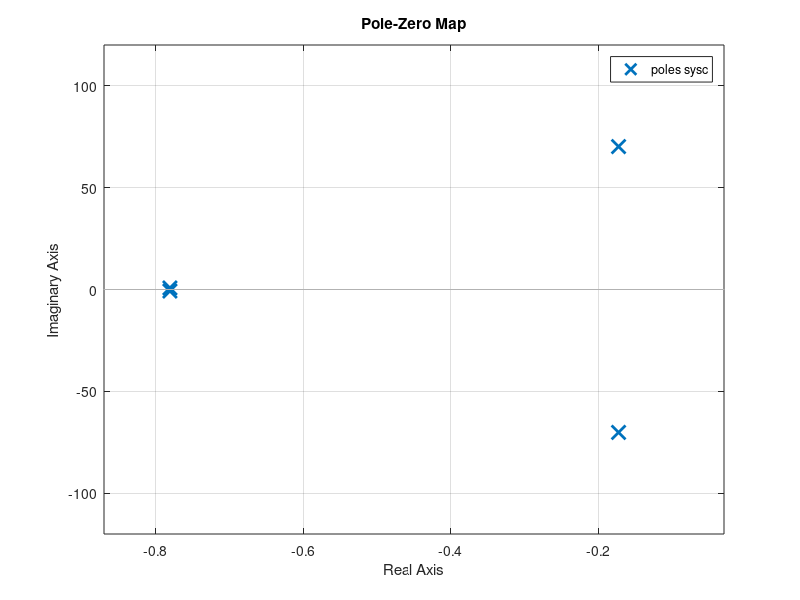
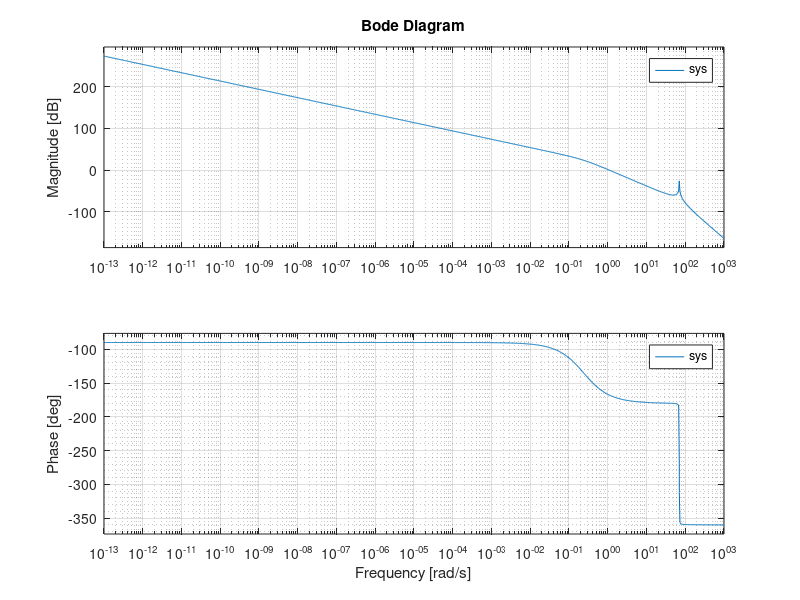
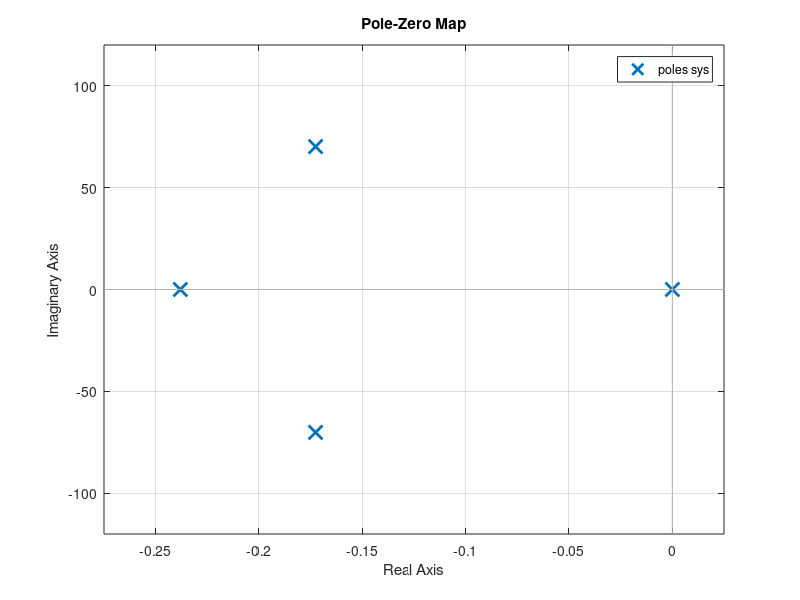
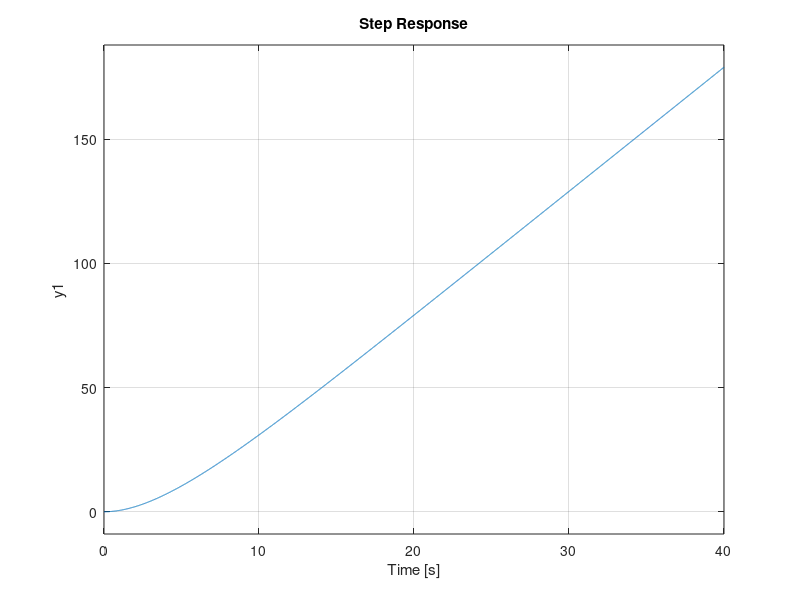

Source code (MATLAB) for these figures, in order:
%Single SEA model
clear all,close all,clc
%Open Loop

Ksea=843;  %Spring stiffness
m1=0.6;    %mass, motor side
m2=0.6*0.4; %mass, link side
D=0.1;   %Damping, link side 
B=0.1;  %Damping, motor side 

A1=[0 1 0 0;
   -Ksea/m2 -D/m2 Ksea/m2 0;
    0 0 0 1;
    Ksea/m1 0 -Ksea/m1 -B/m1];

B1=[0;
    0;
    0;
    1/m1];


C1=[1 0 0 0];
%C1=[-Ksea -D Ksea 0];

D1=[0];

sys=ss(A1,B1,C1,D1);

RC=rank(ctrb(A1,B1)); %Controllability of SEA
RO=rank(obsv(A1,C1));   %Observability of SEA




%system is fully contollable, but not observable looking at the link side
%velocity
Q=C1'*C1;

R=[1];

[K,S,e]=lqr(A1,B1,Q,R);
 
Ac=A1-B1*K;
sysc=ss(Ac,B1,C1,D1);
figure
pzmap(sysc)
figure 
bode(sys)
grid minor

figure
pzmap(sys)

tr=zpk(sys);

figure
step(sys)

figure

rlocus(sys)

% x0=[1 0 1 0];
% figure
% initial(sys,x0)

%%
%Closed Loop
Kd=10;
Bd=-0.05;

Ac=[0 1 0 0;
    -Ksea/m2 -D/m2 Ksea/m2 0;
    0 0 0 1;
    Ksea/m1-Kd/m1 -Bd/m1 -Ksea/m1 -B/m1];

Bc=[0;
    0;
    0;
    Kd/m1];
%The poles in the rhp are coming from the damping term!?!?!

Cc=[0 1 0 0];

Dc=[0];

sys2=ss(Ac,Bc,C1,D1)

figure
bode(sys2)
grid minor
figure
pzmap(sys2)
tr2=zpk(sys2);

x0=[1 0 1 0];
figure
initial(sys2,x0)
